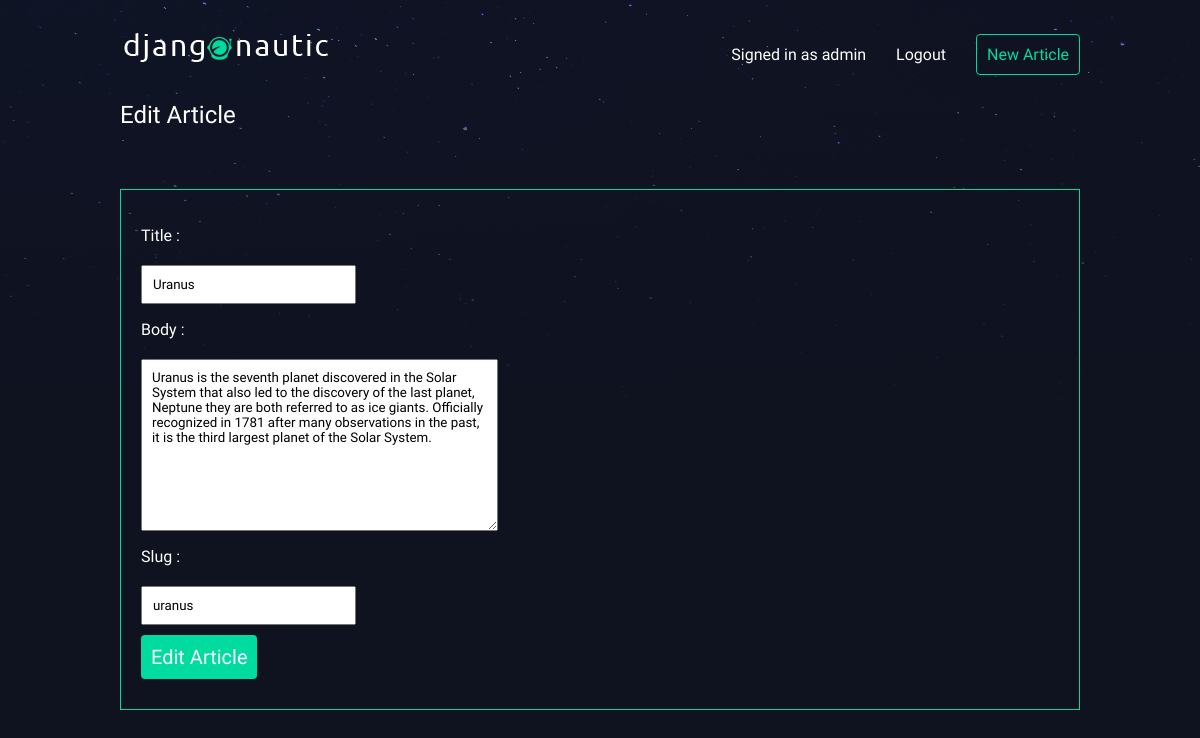
Screenshot of /articles/edit/uranus/ (signed in) with the database file from the repository.
### articles/models.py (models this page shows, shortened)
class Article(models.Model):
    title = models.CharField(max_length=100)
    slug = models.SlugField()
    body = models.TextField()
    date = models.DateTimeField(auto_now_add=True)
    thumb = models.ImageField(default='default.png', blank=True)
    author = models.ForeignKey(User, on_delete=models.CASCADE, default=None)

### articles/views.py (the view, shortened to what this page needs)
# urls.py: path("edit/<slug:slug>/", views.article_edit, name='edit'),
def article_edit(request, slug):
    if Article.objects.filter(slug=slug).exists():
        article = Article.objects.get(slug=slug)
        if str(article.author) != str(request.user.username):
            return redirect('articles:slug', slug=slug)
        if request.method == 'GET':
            return render(request, 'article_edit.html', {'article' : article})
    return redirect("articles:slug", slug=slug)

### articles/templates/article_edit.html (shortened to what this page needs)
{% extends 'base_layout.html' %}
{% load static %}
{% block content %}
    <div class='create-article'>
        <h2>Edit Article</h2>
        <form action="{% url 'articles:edit' article.slug %}" method='post' class="site-form" enctype="multipart/form-data">
            <p>Title : </p><input type="text" name="title" value="{{ article.title }}">
            <p>Body : </p><textarea name="body" cols="40" rows="10">{{article.body}}</textarea>
            <p>Slug : </p><input type="text" name="slug" value="{{ article.slug }}">
            <input type="submit" value="Edit Article">
        </form>
    </div>
{% endblock %}

### templates/base_layout.html (shortened to what this page needs)
{% load static %}
<!DOCTYPE html>
    <html lang="en">
    <head>
        <link rel="stylesheet" href="{% static 'style.css' %}">
    </head>
    <body>
        <header class="wrapper">
            <h1><a href="{% url 'home' %}"><img src="{% static 'logo.png' %}"></a></h1>
            <nav>
                <ul>
                    {% if user.is_authenticated %}
                    <li>Signed in as {{ user.username }}</li>
                    <li>
                        <form class='logout-link' action="{% url 'accounts:logout' %}" method='post'>
                            <button type="submit">Logout</button>
                        </form>
                    </li>
                    <li><a href="{% url 'articles:create' %}" class='highlight'>New Article</a></li>
                    {% endif %}
                </ul>
            </nav>
        </header>
        <div class="wrapper">
            {% block content %}
            {% endblock %}
        </div>
    </body>
</html>

### assets/style.css (style rules this page uses)
body { background-color: #0f121f; background-image: url("stars.png"); background-repeat: no-repeat; color: #fff; }
body * { font-family: 'Kanit', sans-serif; }
h1, h2, h3, h4, h5 { font-weight: normal; margin: 0; }
a, a:hover, a:visited { color: #fff; text-decoration: none; }
.wrapper { max-width: 960px; margin: 0 auto; }
header { display: grid; grid-template-columns: 1fr 1fr; padding: 20px 0; }
nav { justify-self: end; }
nav li { display: inline-block; list-style-type: none; margin-left: 20px; }
nav button { background: none; color: #fff; cursor: pointer; border: 0; font-size: 16px; }
.site-form { margin-top: 60px; border: 1px solid #00dba0; padding: 20px; }
.site-form input, .site-form textarea { display: block; margin: 20px 0 0px 0; padding: 10px; }
a.highlight { border: 1px solid #00dba0; padding: 10px; border-radius: 4px; color: #00dba0; }
.site-form input[type="submit"] { background: #00dba0; border: 0; color: #fff; font-size: 20px; border-radius: 4px; margin: 10px 0; }

### rows the page displays
Article: title "Uranus", body "Uranus is the seventh planet discovered in the Solar System that also led to the discovery of the last planet, Neptune they are both referred to as ice giants. Officially recognized in 1781 after many observations in the past, it is the third largest planet of the Solar System.", slug "uranus"

### other values shown
{{ user.username }} "admin"
